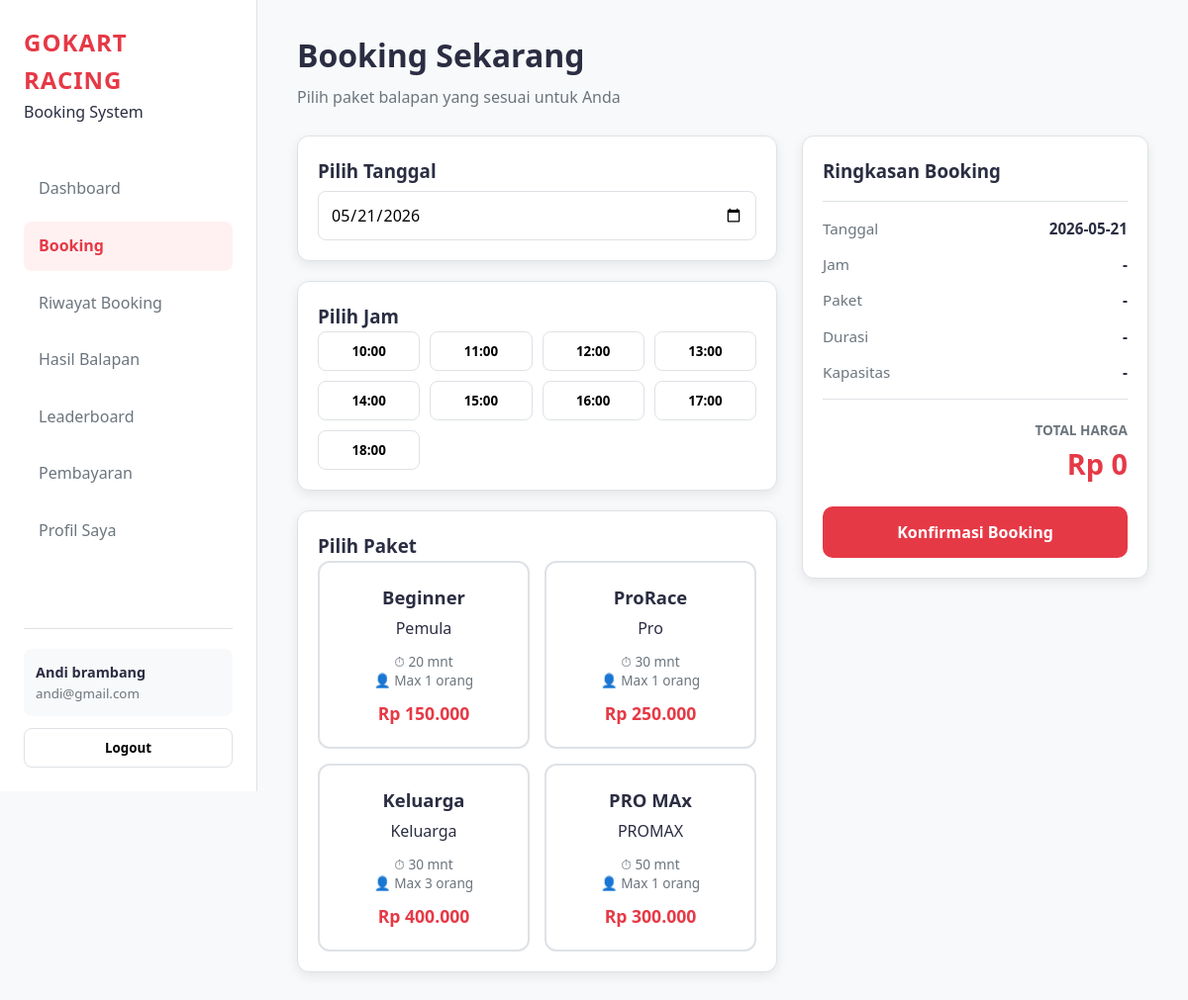
Page /booking/booking.PHP (signed in) on the committed database.
### tables this page shows
CREATE TABLE `users` (
  `id` int(11) NOT NULL,
  `nama_lengkap` varchar(100) NOT NULL,
  `nomor_hp` varchar(20) NOT NULL,
  `email` varchar(100) NOT NULL,
  `password` varchar(255) NOT NULL,
  `role` enum('admin','user') DEFAULT 'user',
  `created_at` timestamp NOT NULL DEFAULT current_timestamp(),
  `total_bermain` int(11) DEFAULT 0,
  `best_time` decimal(5,3) DEFAULT 99.999,
  `booking_aktif` int(11) DEFAULT 0
);

CREATE TABLE `paket_bermain` (
  `id` int(11) NOT NULL,
  `nama_paket` varchar(100) DEFAULT NULL,
  `deskripsi` varchar(255) DEFAULT NULL,
  `durasi_menit` int(11) DEFAULT NULL,
  `maksimal_orang` int(11) DEFAULT NULL,
  `harga` int(11) DEFAULT NULL
);

### booking/booking.PHP (the view, shortened to what this page needs)
<?php
require '../koneksi.php';
$user_id = $_SESSION['id_user'];
$user_query = mysqli_query($koneksi, "SELECT * FROM users WHERE id = '$user_id'");
$user_logged = mysqli_fetch_assoc($user_query);
$paket_query = mysqli_query($koneksi, "SELECT * FROM paket_bermain");
?>
<!DOCTYPE html>
<html lang="id">
<head>
    <link rel="stylesheet" href="style1.css">
</head>
<body>
<div class="container">
    <aside class="sidebar">
        <div class="sidebar-top">
            <div class="brand">
                <h2>GoKart Racing</h2>
                <p>Booking System</p>
            </div>
            <ul class="nav-menu">
                <li><a href="../dashboard/dashboard.php" class="nav-link">Dashboard</a></li>
                <li><a href="../booking/booking.php" class="nav-link active">Booking</a></li>
                <li><a href="../riwayat booking/riwayat.php" class="nav-link">Riwayat Booking</a></li>
                <li><a href="../hasil_balapan/hasil_balapan.php" class="nav-link">Hasil Balapan</a></li>
                <li><a href="../leaderboard/leaderboard.php" class="nav-link">Leaderboard</a></li>
                <li><a href="../pembayaran/pembayaran.php" class="nav-link">Pembayaran</a></li>
                <li><a href="../Profil_sayaGokart/profil_saya.php" class="nav-link">Profil Saya</a></li>
            </ul>
        </div>
        <div class="sidebar-bottom">
            <div class="sidebar-user">
                <p><strong><?= htmlspecialchars($user_logged['nama_lengkap']); ?></strong></p>
                <small><?= htmlspecialchars($user_logged['email']); ?></small>
            </div>
            <button class="logout-btn">Logout</button>
        </div>
    </aside>
    <main class="main">
        <header class="page-header">
            <h1>Booking Sekarang</h1>
            <p>Pilih paket balapan yang sesuai untuk Anda</p>
        </header>
        <form action="proses_booking.php" method="POST" id="formBooking">
            <div class="booking-grid">
                <div class="booking-form">
                    <section class="card">
                        <h3>Pilih Tanggal</h3>
                        <input type="date" id="inputDate" class="input-field" value="<?= date('Y-m-d'); ?>" min="<?= date('Y-m-d'); ?>">
                    </section>
                    <section class="card">
                        <h3>Pilih Jam</h3>
                        <div class="time-grid">
                            <?php
                            $times = ['10:00', '11:00', '12:00', '13:00', '14:00', '15:00', '16:00', '17:00', '18:00'];
                            foreach ($times as $idx => $t):
                            ?>
                                <button type="button" class="time-btn" data-time="<?= $t; ?>">
                                    <?= $t; ?>
                                </button>
                            <?php endforeach; ?>
                        </div>
                    </section>
                    <section class="card">
                        <h3>Pilih Paket</h3>
                        <div class="paket-container">
                            <?php
                            while($paket = mysqli_fetch_assoc($paket_query)):
                            ?>
                                <div class="paket-card"
                                     data-id="<?= $paket['id']; ?>"
                                     data-price="<?= $paket['harga']; ?>"
                                     data-name="<?= $paket['nama_paket']; ?>"
                                     data-duration="<?= $paket['durasi_menit']; ?> menit"
                                     data-players="<?= $paket['maksimal_orang']; ?>">
                                    <h4><?= htmlspecialchars($paket['nama_paket']); ?></h4>
                                    <p><?= htmlspecialchars($paket['deskripsi']); ?></p>
                                    <div class="paket-info">
                                        <span>⏱ <?= $paket['durasi_menit']; ?> mnt</span><br>
                                        <span>👤 Max <?= $paket['maksimal_orang']; ?> orang</span>
                                    </div>
                                    <strong>Rp <?= number_format($paket['harga'], 0, ',', '.'); ?></strong>
                                </div>
                            <?php
                            endwhile;
                            ?>
                        </div>
                    </section>
                </div>
                <aside class="booking-summary">
                    <div class="card summary-card">
                        <h3>Ringkasan Booking</h3>
                        <hr>
                        <div class="summary-item">
                            <span>Tanggal</span>
                            <strong id="sumDate">-</strong>
                        </div>
                        <div class="summary-item">
                            <span>Jam</span>
                            <strong id="sumTime">-</strong>
                        </div>
                        <div class="summary-item">
                            <span>Paket</span>
                            <strong id="sumPaket">-</strong>
                        </div>
                        <div class="summary-item">
                            <span>Durasi</span>
                            <strong id="sumDuration">-</strong>
                        </div>
                        <div class="summary-item">
                            <span>Kapasitas</span>
                            <strong id="sumPlayers">-</strong>
                        </div>
                        <hr>
                        <div class="total-section">
                            <p>Total Harga</p>
                            <h2 id="sumTotal">Rp 0</h2>
                        </div>
                        <button type="submit" class="confirm-btn">Konfirmasi Booking</button>
                    </div>
                </aside>
            </div>
        </form>
    </main>
</div>
</body>
</html>

### booking/style1.css (style rules this page uses)
:root { --primary: #e63946; --primary-dark: #c1121f; --primary-light: #fff1f2; --dark: #1d3557; --light: #f1faee; --bg-body: #f8f9fa; --white: #ffffff; --text-dark: #2b2d42; --text-gray: #6c757d; --border-color: #dee2e6; --shadow: 0 4px 12px rgba(0, 0, 0, 0.08); --transition: all 0.3s ease; }
* { margin: 0; padding: 0; box-sizing: border-box; font-family: "Segoe UI", Roboto, Helvetica, Arial, sans-serif; }
body { background-color: var(--bg-body); color: var(--text-dark); line-height: 1.6; }
.container { display: flex; min-height: 100vh; width: 100%; }
.sidebar { width: 260px; background-color: var(--white); display: flex; flex-direction: column; padding: 24px; border-right: 1px solid var(--border-color); position: fixed; top: 0; left: 0; height: 100vh; z-index: 100; transition: var(--transition); }
.brand { padding-bottom: 10px; }
.brand h2 { color: var(--primary); font-size: 1.5rem; text-transform: uppercase; letter-spacing: 1px; }
.nav-menu { list-style: none; margin-top: 30px; flex-grow: 1; }
.nav-link { display: block; padding: 12px 15px; color: var(--text-gray); text-decoration: none; border-radius: 8px; margin-bottom: 8px; transition: var(--transition); white-space: nowrap; overflow: hidden; text-overflow: ellipsis; }
.nav-link:hover, .nav-link.active { background: var(--primary-light); color: var(--primary); font-weight: 600; }
.sidebar-bottom { margin-top: auto; border-top: 1px solid var(--border-color); padding-top: 20px; }
.sidebar-user { padding: 12px; background: var(--bg-body); border-radius: 8px; margin-bottom: 12px; }
.sidebar-user p { font-weight: bold; font-size: 0.9rem; white-space: nowrap; overflow: hidden; text-overflow: ellipsis; }
.sidebar-user small { color: var(--text-gray); display: block; white-space: nowrap; overflow: hidden; text-overflow: ellipsis; }
.logout-btn { width: 100%; padding: 10px; background: transparent; border: 1px solid var(--border-color); border-radius: 8px; cursor: pointer; font-weight: 600; transition: var(--transition); }
.main { flex: 1; padding: 30px 40px; margin-left: 260px; min-width: 0; transition: var(--transition); }
.header, .page-header { margin-bottom: 25px; }
.header h1, .page-header h1 { font-size: 2rem; margin-bottom: 5px; }
.header p, .page-header p { color: var(--text-gray); }
.card { background: var(--white); padding: 20px; border-radius: 12px; box-shadow: var(--shadow); border: 1px solid var(--border-color); margin-bottom: 20px; }
.booking-grid { display: grid; grid-template-columns: 1fr 350px; gap: 25px; align-items: start; }
.input-field { width: 100%; padding: 12px; border: 1px solid var(--border-color); border-radius: 8px; font-size: 1rem; margin-top: 5px; outline: none; }
.time-grid { display: grid; grid-template-columns: repeat(auto-fill, minmax(85px, 1fr)); gap: 10px; }
.time-btn { padding: 10px; border: 1px solid var(--border-color); background: var(--white); border-radius: 8px; cursor: pointer; transition: var(--transition); font-weight: 600; }
.paket-container { display: grid; grid-template-columns: repeat(auto-fit, minmax(180px, 1fr)); gap: 15px; }
.paket-card { padding: 20px 15px; border: 2px solid var(--border-color); border-radius: 12px; cursor: pointer; text-align: center; transition: var(--transition); background: var(--white); }
.paket-card h4 { color: var(--text-dark); font-size: 1.15rem; margin-bottom: 5px; }
.paket-info { margin: 10px 0; font-size: 0.85rem; color: var(--text-gray); line-height: 1.4; }
.paket-card strong { display: block; margin-top: 10px; color: var(--primary); font-size: 1.1rem; }
.summary-card hr { border: 0; border-top: 1px solid var(--border-color); margin: 15px 0; }
.summary-item { display: flex; justify-content: space-between; margin-bottom: 12px; font-size: 0.95rem; }
.summary-item span { color: var(--text-gray); }
.total-section { text-align: right; margin: 20px 0; }
.total-section p { font-size: 0.85rem; color: var(--text-gray); text-transform: uppercase; font-weight: bold; }
.total-section h2 { color: var(--primary); font-size: 1.8rem; font-weight: 800; }
.btn, .confirm-btn { width: 100%; padding: 15px; background: var(--primary); color: white; border: none; border-radius: 10px; font-size: 1rem; font-weight: bold; cursor: pointer; transition: var(--transition); }

### rows in the picture
users: nama_lengkap "Andi brambang", email "andi@gmail.com"
paket_bermain: nama_paket "Beginner", deskripsi "Pemula", durasi_menit "20", maksimal_orang "1", harga "150.000"
paket_bermain: nama_paket "ProRace", deskripsi "Pro", durasi_menit "30", maksimal_orang "1", harga "250.000"
paket_bermain: nama_paket "Keluarga", deskripsi "Keluarga", durasi_menit "30", maksimal_orang "3", harga "400.000"
paket_bermain: nama_paket "PRO MAx", deskripsi "PROMAX", durasi_menit "50", maksimal_orang "1", harga "300.000"

### other values in the picture
$t "10:00"
$t "11:00"
$t "12:00"
$t "13:00"
$t "14:00"
$t "15:00"
$t "16:00"
$t "17:00"
$t "18:00"
